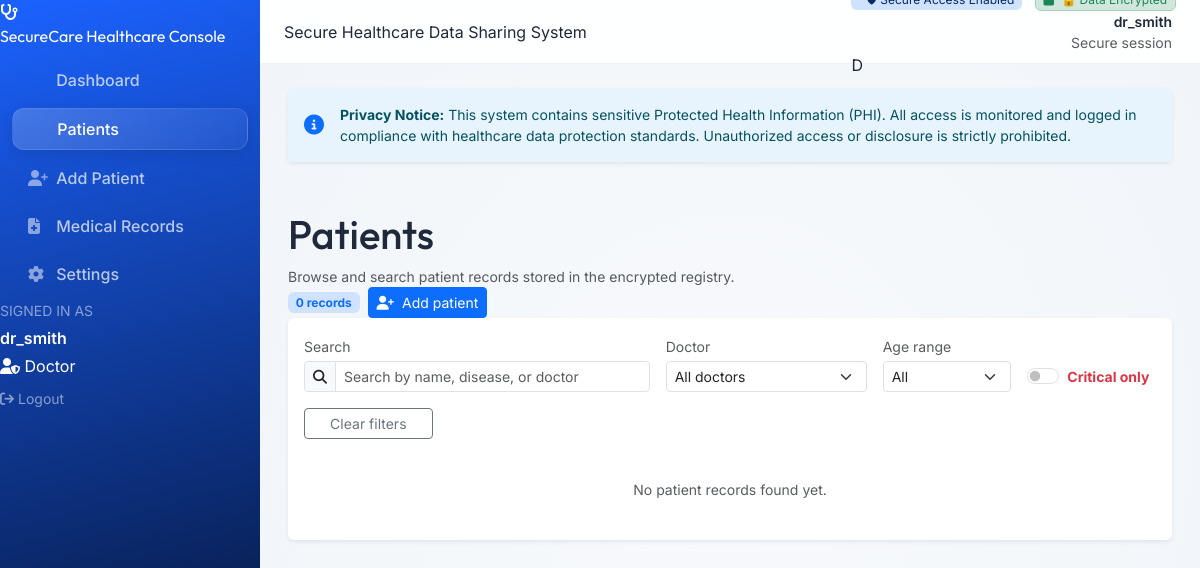
Before: /patients (signed in) with the older database file.
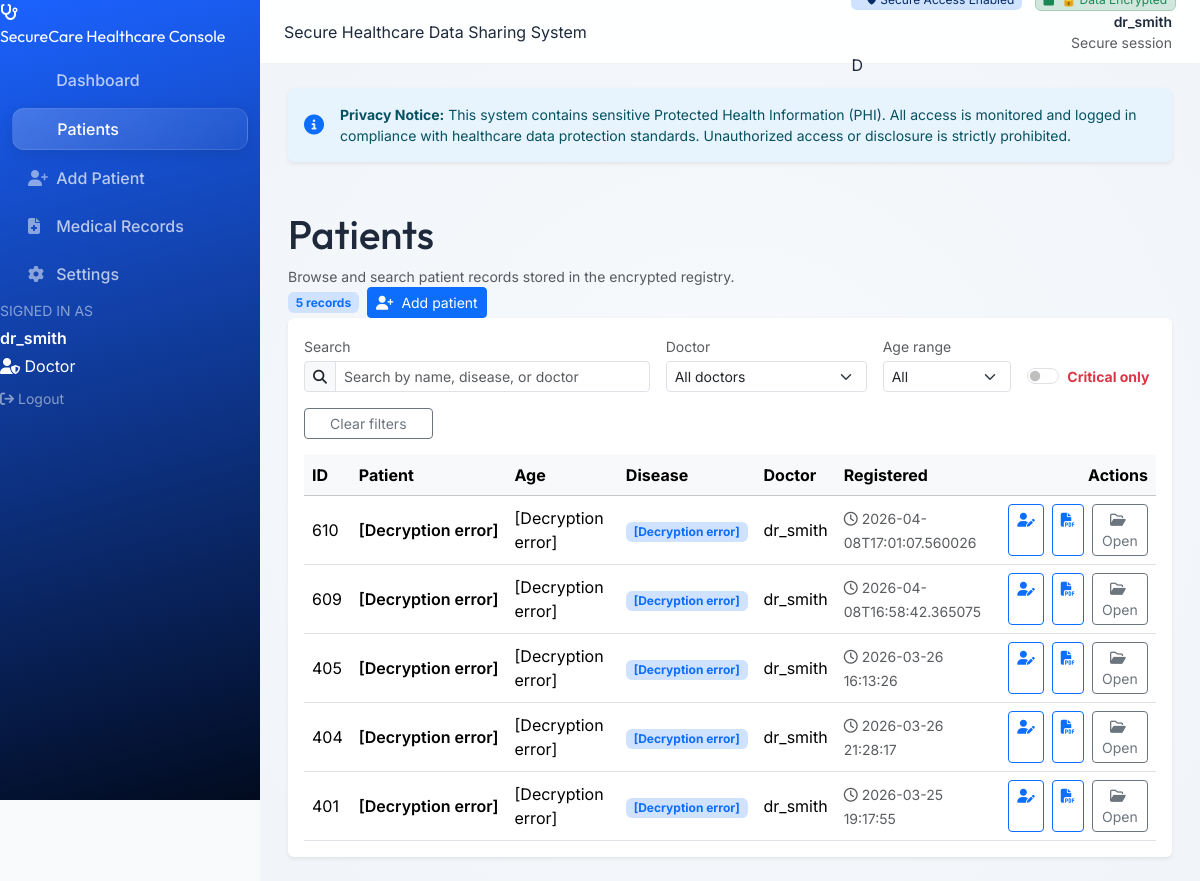
After: the same page with the newer database file.
### tables this page shows
CREATE TABLE users (
            id INTEGER PRIMARY KEY AUTOINCREMENT,
            username TEXT UNIQUE NOT NULL,
            password_hash TEXT NOT NULL,
            role TEXT NOT NULL CHECK (role IN ('admin', 'doctor'))
        , hospital_name TEXT, failed_attempts INTEGER DEFAULT 0, locked_until TEXT, last_login TEXT, force_password_change BOOLEAN DEFAULT 0, email TEXT, name TEXT);

CREATE TABLE patients (
            id INTEGER PRIMARY KEY AUTOINCREMENT,
            name_encrypted BLOB NOT NULL,
            age_encrypted BLOB NOT NULL,
            disease_encrypted BLOB NOT NULL,
            prescription_encrypted BLOB NOT NULL,
            created_by INTEGER NOT NULL,
            created_at TEXT DEFAULT CURRENT_TIMESTAMP, is_critical INTEGER DEFAULT 0,
            FOREIGN KEY (created_by) REFERENCES users(id)
        );

### app.py (the view)
@app.route("/patients")
@login_required
@role_required("doctor", "admin")
def view_patients():
    user_id       = session.get("user_id")
    user_role     = session.get("user_role")
    hospital_name = session.get("hospital_name")
    db      = get_db()
    sql_where, params = _build_patient_filter(user_role, user_id, hospital_name)
    patients = []
    doctors  = set()
    rows = db.execute(f"SELECT * FROM patients {sql_where} ORDER BY id DESC", params).fetchall()
    for row in rows:
        dr = db.execute("SELECT username FROM users WHERE id = ?", (row["created_by"],)).fetchone()
        dr_username = dr["username"] if dr else "Unknown"
        doctors.add(dr_username)
        doc_id = str(row["id"])
        dt_str = row["created_at"]
        try:
            patients.append({
                "id":              doc_id,
                "name":            decrypt_text(row["name_encrypted"]),
                "age":             decrypt_text(row["age_encrypted"]),
                "disease":         decrypt_text(row["disease_encrypted"]),
                "prescription":    decrypt_text(row["prescription_encrypted"]),
                "created_at":      dt_str,
                "is_critical":     bool(row["is_critical"]),
                "doctor_username": dr_username,
            })
        except Exception:
            patients.append(_err_patient(doc_id, dr_username, {
                "created_at":  dt_str,
                "is_critical": bool(row["is_critical"]),
            }))
    return render_template("view_patients.html",
                           patients=patients, doctors=sorted(doctors))

### templates/view_patients.html (shortened to what this page needs)
{% extends "base.html" %}
{% block content %}
<div class="page-heading">
  <div class="page-heading-title">
    <div class="page-heading-icon">
    </div>
    <div>
      <h1>Patients</h1>
      <div class="text-muted small">
        Browse and search patient records stored in the encrypted registry.
      </div>
    </div>
  </div>
  <div class="d-flex flex-wrap gap-2">
    <div class="badge bg-primary-subtle text-primary align-self-center">
      {{ patients|length }} records
    </div>
    {% if session.get('user_role') == 'doctor' %}
    <a href="{{ url_for('add_patient') }}" class="btn btn-primary btn-sm">
      <i class="fa-solid fa-user-plus me-1"></i> Add patient
    </a>
    {% endif %}
  </div>
</div>
<div class="card border-0 shadow-sm">
  <div class="card-body">
    <div class="row g-2 g-md-3 mb-3 align-items-end">
      <div class="col-12 col-md-5">
        <label for="patientSearch" class="form-label small text-muted mb-1">
          Search
        </label>
        <div class="input-group input-group-sm">
          <span class="input-group-text">
            <i class="fa-solid fa-magnifying-glass"></i>
          </span>
          <input
            type="text"
            id="patientSearch"
            class="form-control"
            placeholder="Search by name, disease, or doctor"
          />
        </div>
      </div>
      <div class="col-6 col-md-3">
        <label for="doctorFilter" class="form-label small text-muted mb-1">
          Doctor
        </label>
        <select id="doctorFilter" class="form-select form-select-sm">
          <option value="">All doctors</option>
        </select>
      </div>
      <div class="col-6 col-md-2">
        <label for="ageFilter" class="form-label small text-muted mb-1">
          Age range
        </label>
        <select id="ageFilter" class="form-select form-select-sm">
          <option value="">All</option>
        </select>
      </div>
      <div class="col-12 col-md-2 align-self-end">
        <div class="form-check form-switch mb-1">
          <input class="form-check-input" type="checkbox" id="criticalFilter">
          <label class="form-check-label small fw-bold text-danger" for="criticalFilter">
            Critical only
          </label>
        </div>
      </div>
      <div class="col-12 col-md-2 text-md-end">
        <button id="clearFilters" class="btn btn-outline-secondary btn-sm w-100 w-md-auto">
          Clear filters
        </button>
      </div>
    </div>
    {% if patients %}
    <div class="table-responsive">
      <table class="table table-hover align-middle mb-0" id="patientsTable">
        <thead class="table-light">
          <tr>
            <th scope="col">ID</th>
            <th scope="col">Patient</th>
            <th scope="col">Age</th>
            <th scope="col">Disease</th>
            <th scope="col">Doctor</th>
            <th scope="col">Registered</th>
            <th scope="col" class="text-end">Actions</th>
          </tr>
        </thead>
        <tbody>
          {% for p in patients %}
          <tr
            class="patient-row"
            data-name="{{ p.name|lower }}"
            data-age="{{ p.age }}"
            data-disease="{{ p.disease|lower }}"
            data-doctor="{{ p.doctor_username|lower }}"
            data-critical="{{ p.is_critical }}"
            onclick="window.location='{{ url_for('patient_profile', patient_id=p.id) }}'; "
          >
            <td>{{ p.id }}</td>
            <td
              data-bs-toggle="tooltip"
              data-bs-placement="top"
              title="Full name is hidden for privacy. Click 'Open' to view profile."
            >
              <div class="fw-semibold text-truncate" style="max-width: 150px;">
                {{ p.name }}
              </div>
            </td>
            <td>{{ p.age }}</td>
            <td>
              <span class="badge bg-primary-subtle text-primary">
                {{ p.disease }}
              </span>
            </td>
            <td>{{ p.doctor_username }}</td>
            <td>
              <span class="text-muted small">
                <i class="fa-regular fa-clock me-1"></i>{{ p.created_at or '—' }}
              </span>
            </td>
            <td class="text-end">
              <div class="d-flex justify-content-end gap-2">
                <a
                  href="{{ url_for('edit_patient', patient_id=p.id) }}"
                  class="btn btn-outline-primary btn-sm"
                  onclick="event.stopPropagation();"
                  title="Edit Record"
                >
                  <i class="fa-solid fa-user-pen"></i>
                </a>
                <a
                  href="{{ url_for('generate_prescription', patient_id=p.id) }}"
                  class="btn btn-outline-primary btn-sm"
                  onclick="event.stopPropagation();"
                  title="Download Digital Prescription"
                >
                  <i class="fa-solid fa-file-pdf"></i>
                </a>
                <a
                  href="{{ url_for('patient_profile', patient_id=p.id) }}"
                  class="btn btn-outline-secondary btn-sm"
                  onclick="event.stopPropagation();"
                >
                  <i class="fa-regular fa-folder-open me-1"></i>Open
                </a>
              </div>
            </td>
          </tr>
          {% endfor %}
        </tbody>
      </table>
    </div>
    {% else %}
    <div class="text-center text-muted small py-4">
      No patient records found yet.
    </div>
    {% endif %}
  </div>
</div>
{% endblock %}

### templates/base.html (shortened to what this page needs)
<!DOCTYPE html>
<html lang="en">
<head>
  <link
    href="https://cdn.jsdelivr.net/npm/bootstrap@5.3.3/dist/css/bootstrap.min.css"
    rel="stylesheet"
  />
  <link
    rel="stylesheet"
    href="https://cdnjs.cloudflare.com/ajax/libs/font-awesome/6.5.1/css/all.min.css"
  />
  <link rel="stylesheet" href="{{ url_for('static', filename='css/style.css') }}" />
</head>
<body>
  <div class="app-shell">
    {% if session.get("user_id") %}
    <aside class="sidebar" id="sidebar">
      <div class="sidebar-brand">
        <div class="sidebar-brand-icon">
          <i class="fa-solid fa-stethoscope"></i>
        </div>
        <div class="sidebar-brand-title">
          <span>SecureCare</span>
          <span>Healthcare Console</span>
        </div>
      </div>
      <nav class="sidebar-nav nav flex-column mt-2">
        <a
          class="nav-link {% if request.endpoint == 'dashboard' %}active{% endif %}"
          href="{{ url_for('dashboard') }}"
        >
          <span>Dashboard</span>
        </a>
        <a
          class="nav-link {% if request.endpoint in ['view_patients', 'patient_profile'] %}active{% endif %}"
          href="{{ url_for('view_patients') }}"
        >
          <span>Patients</span>
        </a>
        {% if session.get('user_role') == 'doctor' %}
        <a
          class="nav-link {% if request.endpoint == 'add_patient' %}active{% endif %}"
          href="{{ url_for('add_patient') }}"
        >
          <i class="fa-solid fa-user-plus"></i>
          <span>Add Patient</span>
        </a>
        {% endif %}
        <a
          class="nav-link {% if request.endpoint == 'medical_records' %}active{% endif %}"
          href="{{ url_for('medical_records') }}"
        >
          <i class="fa-solid fa-file-medical"></i>
          <span>Medical Records</span>
        </a>
        <a
          class="nav-link {% if request.endpoint == 'settings' %}active{% endif %}"
          href="{{ url_for('settings') }}"
        >
          <i class="fa-solid fa-gear"></i>
          <span>Settings</span>
        </a>
      </nav>
      <div class="sidebar-footer">
        <div class="mb-1 text-truncate">
          <small class="text-uppercase text-white-50">Signed in as</small>
        </div>
        <div class="fw-semibold mb-1 text-truncate">
          {{ session.get('username') }}
        </div>
        <div class="role-pill mb-2">
          <i class="fa-solid fa-user-shield"></i>
          <span>{{ session.get('user_role')|capitalize }}</span>
        </div>
        <div>
          <a
            href="{{ url_for('logout') }}"
            class="text-decoration-none text-white-50 small"
          >
            <i class="fa-solid fa-arrow-right-from-bracket me-1"></i>Logout
          </a>
        </div>
      </div>
    </aside>
    {% endif %}
    <div class="main-pane">
      {% if session.get("user_id") %}
      <header class="topbar">
        <div class="topbar-title">
          <span>Secure Healthcare Data Sharing System</span>
        </div>
        <div class="topbar-user">
          <span
            class="badge badge-role bg-hospital fw-normal text-primary-emphasis bg-primary-subtle"
          >
          </span>
          <span
            class="badge bg-success-subtle text-success fw-normal border border-success-subtle ms-2 d-none d-md-inline-block"
          >
            <i class="fa-solid fa-lock me-1"></i>
          </span>
          <div class="d-none d-sm-flex flex-column text-end me-1">
            <span class="small fw-semibold">{{ session.get('username') }}</span>
            <span class="small text-muted">Secure session</span>
          </div>
          <div class="avatar">
            {{ session.get('username')[0]|upper if session.get('username') }}
          </div>
        </div>
      </header>
      {% endif %}
      <main class="main-content">
        <div class="alert alert-info border-0 shadow-sm mb-4 small d-flex align-items-center" role="alert" style="background-color: #e8f4fd;">
            <i class="fa-solid fa-circle-info me-3 fs-5 text-primary"></i>
            <div>
                <strong>Privacy Notice:</strong> This system contains sensitive Protected Health Information (PHI). All access is monitored and logged in compliance with healthcare data protection standards. Unauthorized access or disclosure is strictly prohibited.
            </div>
        </div>
        {% block content %}{% endblock %}
      </main>
    </div>
  </div>
</body>
</html>

Changed rows visible on the page:
now on this page (row unchanged): users: get "dr_smith", get "Doctor", doctor_username "dr_smith" "dr_smith" "dr_smith" "dr_smith" "dr_smith"
added patients: created_at "2026-04-08T17:01:07.560026"
added patients: created_at "2026-04-08T16:58:42.365075"
added patients: created_at "2026-03-26 16:13:26"
added patients: created_at "2026-03-26 21:28:17"
added patients: created_at "2026-03-25 19:17:55"
Other visible differences:
{{ patients|length }}: "0" → "5"
{{ session.get('username') }}: "dr_smith" → (not shown)
{{ session.get('user_role')|capitalize }}: "Doctor" → (not shown)
text no longer shown: "No patient records found yet."
text now shown: "ID Patient Age Disease Doctor Registered Actions"
new list line: "610 [Decryption error] [Decryption error] [Decryption error] Open"
new list line: "609 [Decryption error] [Decryption error] [Decryption error] Open"
new list line: "405 [Decryption error] [Decryption error] [Decryption error] Open"
new list line: "404 [Decryption error] [Decryption error] [Decryption error] Open"
new list line: "401 [Decryption error] [Decryption error] [Decryption error] Open"
